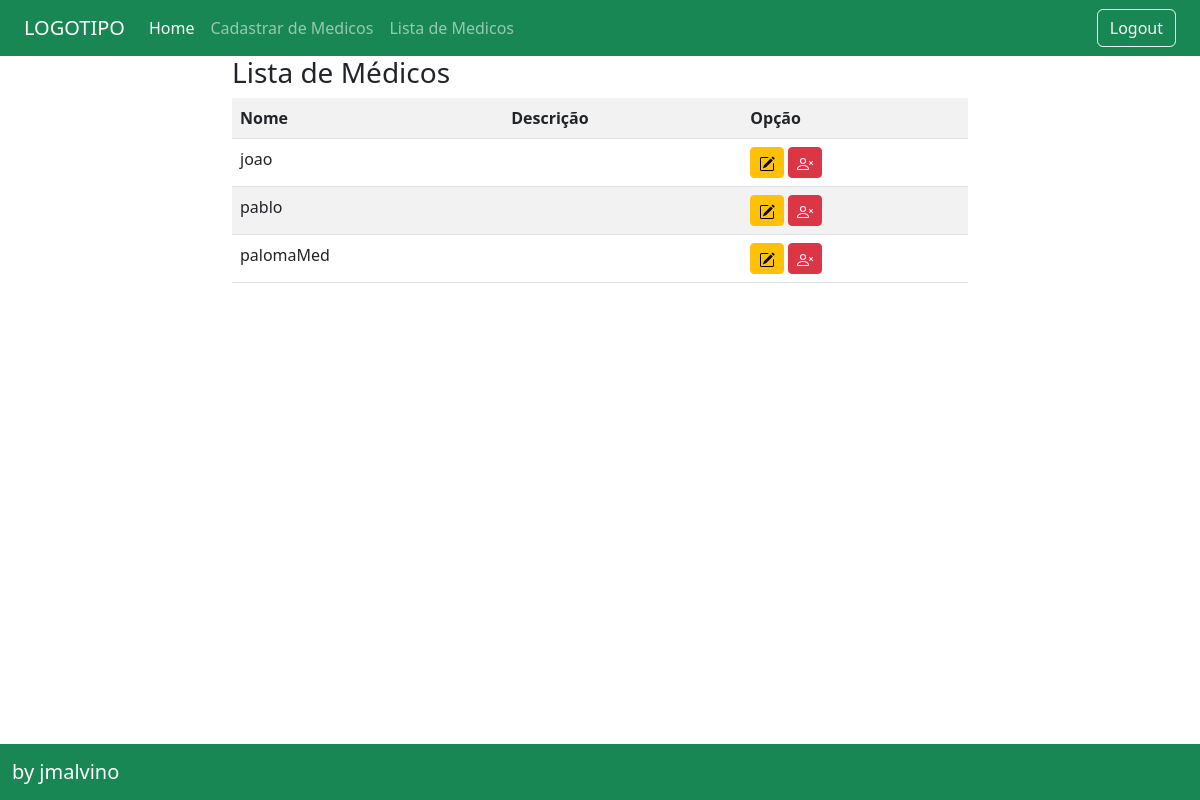
The page /medicos/listar on the database as committed earlier.
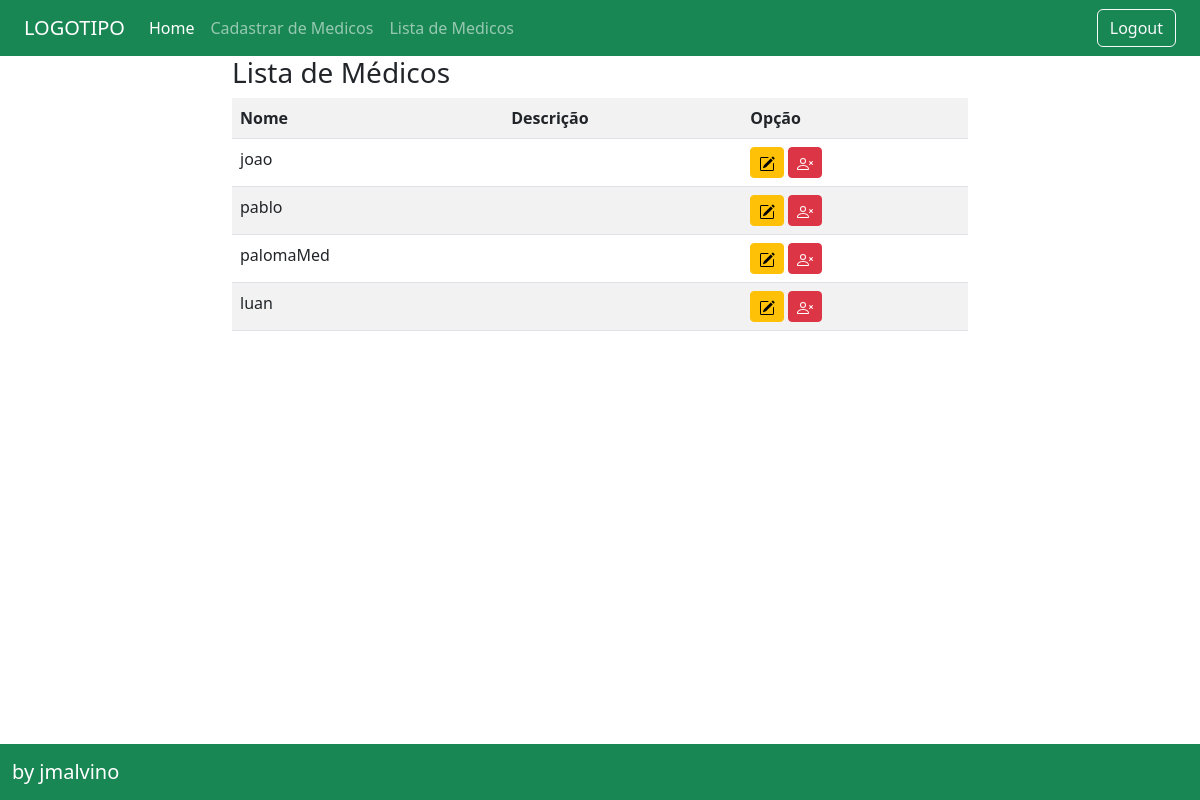
The same page on the database as committed later.
### medicos/models.py (models this page shows, shortened)
class Medicos(models.Model):
    nome = models.CharField(max_length=255)
    email = models.CharField(max_length=100)
    senha = models.CharField(max_length=100)
    dataDeCriacao = models.DateTimeField(auto_now_add=True)

### medicos/views.py (the view)
# urls.py: path('listar', MedicosList.as_view(), name="listar-medicos"),
class MedicosList(CreateView):
    model = Medicos
    fields = ['nome']
    template_name: 'medicos/medicos_form.html'
    success_message = "Cadastrado com sucesso!!"
    success_url = reverse_lazy('listar-medicos')

### medicos/templates/medicos/medicos_list.html (shortened to what this page needs)
{% extends 'medicos/base.html' %}
{%block conteudo %}
<h3>Lista de Médicos</h3>
<div class="table-responsive">
    <table class="table table-striped">
        <tr>
            <th>Nome</th>
            <th>Descrição</th>
            <th>Opção</th>
        </tr>
        {% for medicos in object_list %}
        <tr>
            <td>{{ medicos.nome }}</td>
            <td>{{ medicos.telefone }}</td>
            <td>
                <a href="{% url 'editar-medicos' medicos.pk %}" class="btn btn-warning btn-sm">
                </a>
                <a href="{% url 'excluir-medicos' medicos.pk  %}"class="btn btn-danger btn-sm">
                </a>
            </td>
        {% empty %}
        <tr>
            <td colspan="3"> Nenhum campo registrado. </td>
        </tr>
        {% endfor %}
    </table>
</div>
{% endblock %}

Rows that differ between the two databases and show on the page:
added Medicos: nome "luan"
